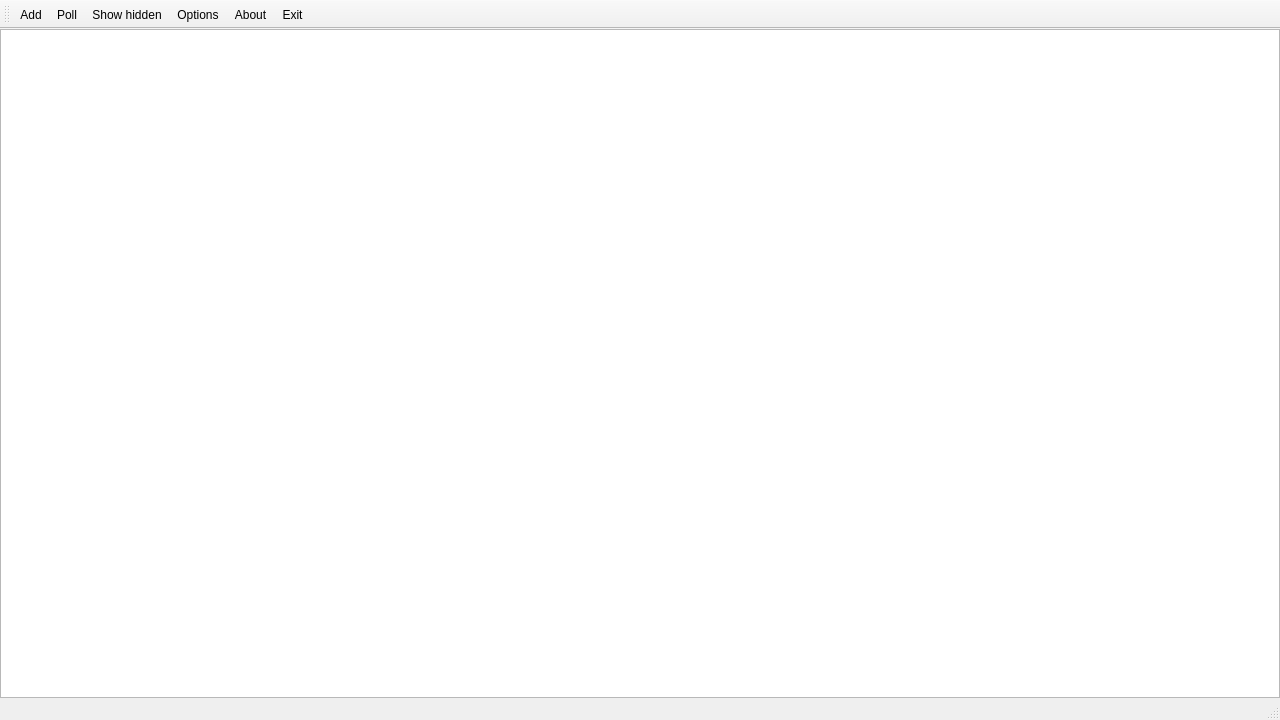
<?xml version="1.0" encoding="UTF-8"?>
<ui version="4.0">
 <class>MainWindow</class>
 <widget class="QMainWindow" name="MainWindow">
  <property name="geometry">
   <rect>
    <x>0</x>
    <y>0</y>
    <width>1280</width>
    <height>720</height>
   </rect>
  </property>
  <property name="windowTitle">
   <string>Simple Process Tracker</string>
  </property>
  <property name="windowIcon">
   <iconset resource="resources.qrc">
    <normaloff>:/Assets/Icons/app-icon.svg</normaloff>:/Assets/Icons/app-icon.svg</iconset>
  </property>
  <widget class="QWidget" name="centralwidget">
   <layout class="QVBoxLayout" name="verticalLayout_2">
    <property name="leftMargin">
     <number>0</number>
    </property>
    <property name="topMargin">
     <number>0</number>
    </property>
    <property name="rightMargin">
     <number>0</number>
    </property>
    <property name="bottomMargin">
     <number>0</number>
    </property>
    <item>
     <widget class="QTableView" name="tableView">
      <property name="dragEnabled">
       <bool>false</bool>
      </property>
      <property name="sortingEnabled">
       <bool>true</bool>
      </property>
     </widget>
    </item>
   </layout>
  </widget>
  <widget class="QMenuBar" name="menubar">
   <property name="geometry">
    <rect>
     <x>0</x>
     <y>0</y>
     <width>1280</width>
     <height>19</height>
    </rect>
   </property>
  </widget>
  <widget class="QToolBar" name="toolBar">
   <property name="windowTitle">
    <string>toolBar</string>
   </property>
   <property name="toolButtonStyle">
    <enum>Qt::ToolButtonTextBesideIcon</enum>
   </property>
   <attribute name="toolBarArea">
    <enum>TopToolBarArea</enum>
   </attribute>
   <attribute name="toolBarBreak">
    <bool>false</bool>
   </attribute>
   <addaction name="actionAdd"/>
   <addaction name="actionPoll"/>
   <addaction name="actionShow_hidden"/>
   <addaction name="actionOptions"/>
   <addaction name="actionAbout"/>
   <addaction name="actionExit"/>
  </widget>
  <widget class="QStatusBar" name="statusbar"/>
  <action name="actionAdd">
   <property name="icon">
    <iconset>
     <normalon>:/Assets/Icons/add-icon.svg</normalon>
    </iconset>
   </property>
   <property name="text">
    <string>Add</string>
   </property>
   <property name="toolTip">
    <string>Add new process to track</string>
   </property>
  </action>
  <action name="actionExit">
   <property name="icon">
    <iconset resource="resources.qrc">
     <normaloff>:/Assets/Icons/exit-icon.svg</normaloff>:/Assets/Icons/exit-icon.svg</iconset>
   </property>
   <property name="text">
    <string>Exit</string>
   </property>
   <property name="toolTip">
    <string>Exits the app</string>
   </property>
  </action>
  <action name="actionOptions">
   <property name="icon">
    <iconset resource="resources.qrc">
     <normaloff>:/Assets/Icons/options-icon.svg</normaloff>:/Assets/Icons/options-icon.svg</iconset>
   </property>
   <property name="text">
    <string>Options</string>
   </property>
  </action>
  <action name="actionPoll">
   <property name="icon">
    <iconset resource="resources.qrc">
     <normaloff>:/Assets/Icons/force-poll-icon.svg</normaloff>:/Assets/Icons/force-poll-icon.svg</iconset>
   </property>
   <property name="text">
    <string>Poll</string>
   </property>
   <property name="toolTip">
    <string>Force check all processes right now</string>
   </property>
  </action>
  <action name="actionShow_hidden">
   <property name="icon">
    <iconset resource="resources.qrc">
     <normaloff>:/Assets/Icons/hide-icon.svg</normaloff>:/Assets/Icons/hide-icon.svg</iconset>
   </property>
   <property name="text">
    <string>Show hidden</string>
   </property>
   <property name="toolTip">
    <string>Reveal or hide hidden processes</string>
   </property>
  </action>
  <action name="actionAbout">
   <property name="icon">
    <iconset resource="resources.qrc">
     <normaloff>:/Assets/Icons/about-icon.svg</normaloff>:/Assets/Icons/about-icon.svg</iconset>
   </property>
   <property name="text">
    <string>About</string>
   </property>
   <property name="toolTip">
    <string>Read the about section of Simple Process Tracker</string>
   </property>
  </action>
 </widget>
 <resources>
  <include location="resources.qrc"/>
 </resources>
 <connections/>
</ui>
